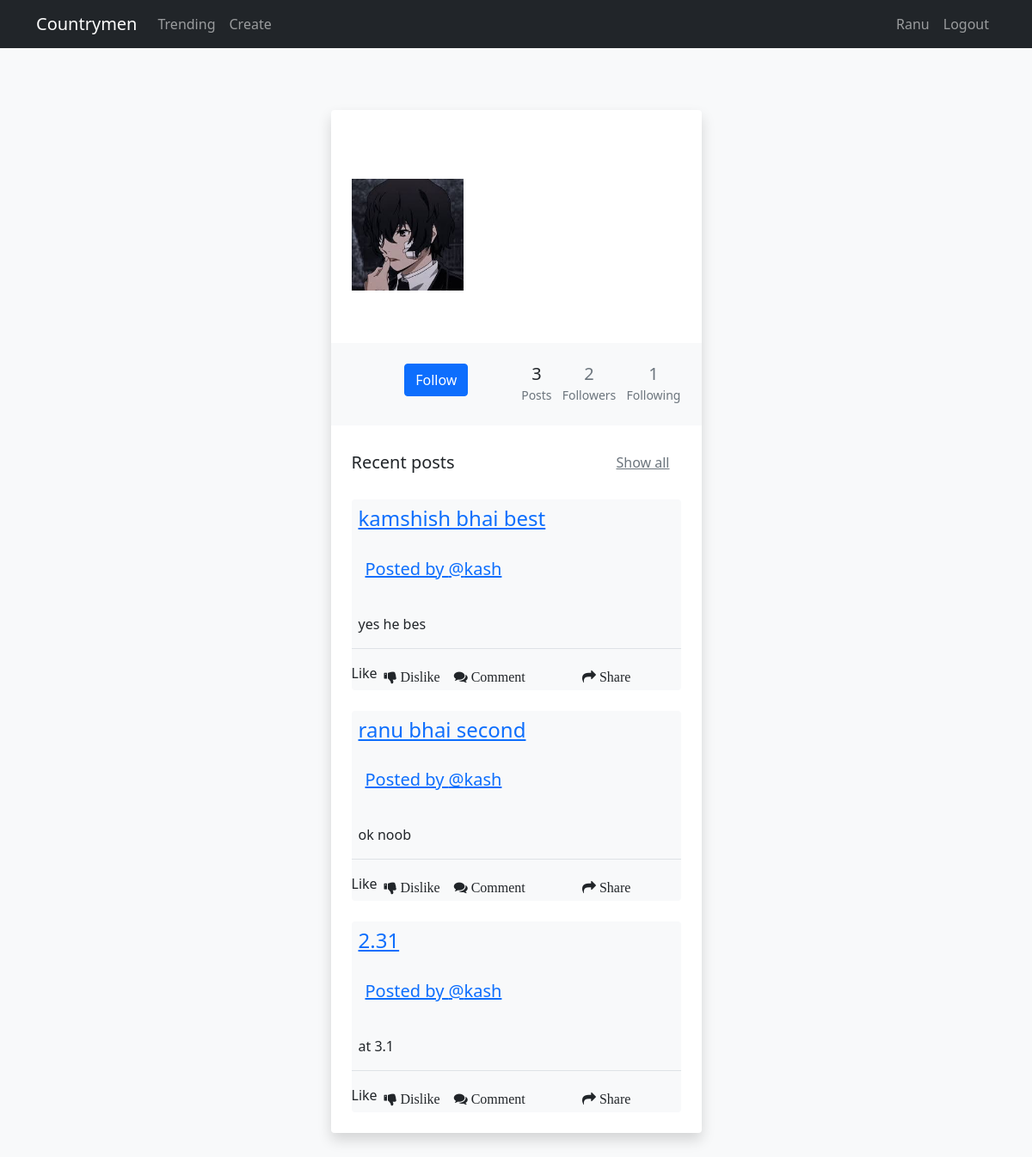
Screenshot of /users/kash (signed in) with the database file from the repository.
### agenda/models.py (models this page shows, shortened)
class Users(AbstractUser):
    username = models.CharField(max_length=20,primary_key=True)
    name  = models.CharField(max_length=30)
    image = models.CharField(max_length=20,default="default.jpg")
    email = models.EmailField(null=True)
    def __str__(self):
        return self.username

class Agenda(models.Model):
    title = models.CharField(max_length=100)
    text = models.TextField()
    date = models.DateTimeField(auto_now_add = True)
    author = models.ForeignKey(Users,on_delete=models.CASCADE)
    slug = models.SlugField(default='default',editable='False',max_length=100,null=False)

### agenda/views.py (the view)
# urls.py: path('users/<str:username>', user_profile,name='profile_view'),
def user_profile(request,username):
    user = Users.objects.get(username = username)
    posts = Agenda.objects.filter(author=user)
    context = {'user':user,
                'posts':posts}
    if request.user.is_authenticated:
        context['is_following'] = UserFollowing.objects.filter(following_user=request.user).filter(user=user).exists()
        context['followers_count'] = UserFollowing.objects.filter(user=user).count()
        context['following_count'] = UserFollowing.objects.filter(following_user=user).count()
    return render(request,'profile.html',context)

### templates/profile.html (shortened to what this page needs)
{% extends "layout.html" %} {% block content %}
<div class="row py-5 px-4">
    <div class="col-md-5 mx-auto">
        <div class="bg-white shadow rounded overflow-hidden">
            <div class="px-4 pt-0 pb-4 profile_cover">
                <div class="media align-items-end profile-head">
                    <div class="profile mr-3">
                        <img src="/media/{{user.image}}" alt="..." width="130" height="130" lass="rounded mb-2 img-thumbnail">
                    </div>
                    <div class="media-body mb-5 text-white">
                        <h4 class="mt-0 mb-0">{{user.name}}</h4>
                        <p class="small mb-4"> {{user.username}}</p>
                    </div>
                </div>
            </div>
            <div class="bg-light p-4 d-flex justify-content-end text-center">
                <span class="mx-auto">
                    {% if request.user.username != user.username%}
                    {% if is_following %}
                    <a href="{% url 'unfollow' user.username %}">
                        <button type="button" class="btn btn-danger btn-lg">UnFollow</button>
                    </a>
                    {% else %}
                    <a href="{% url 'follow' user.username %}">
                        <button type="button" class="btn btn-primary ">Follow</button>
                    </a>
                    {% endif %}
                    {% endif %}
                </span>
                <ul class="list-inline mb-0">
                    <li class="list-inline-item">
                        <h5 class="font-weight-bold mb-0 d-block">{{posts|length}}</h5><small class="text-muted">
                            </i>Posts</small>
                    </li>
                    <li class="list-inline-item">
                        <a href="{% url 'followers' user.username %}" class="text-decoration-none">
                            <h5 class="font-weight-bold mb-0 d-block text-muted">{{user.following.count}}</h5><small class="text-muted">
                            </i>Followers</small>
                        </a>
                    </li>
                    <li class="list-inline-item">
                        <a href="{% url 'following' user.username %}" class="text-decoration-none">
                            <h5 class="font-weight-bold mb-0 d-block text-muted">{{user.follower.count}}</h5><small class="text-muted"> </i>Following</small>
                        </a>
                    </li>
                </ul>
            </div>
            <div class="py-4 px-4">
                <div class="d-flex align-items-center justify-content-between mb-3">
                    <h5 class="mb-0">Recent posts</h5>
                    <a href="#" class="btn btn-link text-muted">Show all</a>
                </div>
                <div>
                    {% for post in posts %}
                    <a href="{% url 'agenda_view' post.slug %}">
                        <div class="post  mt-4 bg-light rounded border-0 ">
                            <h4 class="p-2">{{post.title}}</h4>
                            <h5 class="p-3">Posted by
                                <a href="{% url 'profile_view' post.author.username %}">
                                    @{{post.author}}{{post.Aye}}
                                </a>
                            </h5>
                            <p class="border-bottom p-2">{{post.text}}
                            </p>
                            <span class="d-flex">
                                Like
                                <i class="fa fa-thumbs-down p-2"> Dislike </i>
                                <i class="fa fa-comments p-2"> Comment </i>
                                <i class="fa fa-share p-2 m-auto"> Share </i>
                            </span>
                        </div>
                    </a>
                    {% endfor %}
                </div>
            </div>
        </div>
    </div>
</div>
{% endblock %}

### templates/layout.html (shortened to what this page needs)
<!doctype html>
<html>
    {% load static %}
<head>
    <link href="https://cdn.jsdelivr.net/npm/bootstrap@5.0.0-beta2/dist/css/bootstrap.min.css" rel="stylesheet">
    <link rel="stylesheet" href="https://cdnjs.cloudflare.com/ajax/libs/font-awesome/4.7.0/css/font-awesome.min.css">
    <link rel="stylesheet" type="text/css" href="{% static '/css/main.css' %}">
    <link rel="stylesheet" type="text/css" href="{% static '/css/trending.css' %}">
    <link rel="stylesheet" type="text/css" href="{% static '/css/profile.css' %}">
</head>
<body>
    <header class=" site-header no-gutters ">
        <nav class="navbar navbar-expand-md navbar-dark bg-dark fsixed-top">
            <div class="container ">
                <a class="navbar-brand mr-4 " href="{% url 'home' %} ">Countrymen</a>
                <div class="collapse navbar-collapse " id="navbarToggle ">
                    <div class="navbar-nav mr-auto ">
                        <a class="nav-item nav-link " href="{% url 'trending' %}">Trending</a>
                        <a class="nav-item nav-link " href="{% url 'create' %}">Create</a>
                    </div>
                </div>
                <div class="navbar-nav d-flex">
                    {% if request.user.is_authenticated %}
                    <a class="nav-item nav-link " href="{% url 'profile_view' request.user.username %}">{{request.user.username | title}}</a>
                    <a class="nav-item nav-link " href="{% url 'logout' %}">Logout</a>
                    {% endif %}
                </div>
            </div>
        </nav>
    </header>
    <main role="main " class="container mt-4">
            <div>
                {% block content %} {% endblock %}
            </div>
    </main>
</body>
</html>

### static/css/main.css (style rules this page uses)
* { margin: 0; padding: 0; box-sizing: border-box; }
body { background-color: #f8f9fa; }
span h5, p { line-height: 40px; }

### static/css/profile.css (style rules this page uses)
.profile-head { transform: translateY(5rem) }
.profile_cover { background-image: url(https://images.unsplash.com/photo-1530305408560-82d13781b33a?ixlib=rb-1.2.1&ixid=eyJhcHBfaWQiOjEyMDd9&auto=format&fit=crop&w=1352&q=80); background-size: cover; background-repeat: no-repeat }

### rows the page displays
Users: user.username "Ranu"
Users: image (picture), following.count "2", follower.count "1"
Agenda: title "kamshish bhai best", author "kash", text "yes he bes"
Agenda: title "ranu bhai second", author "kash", text "ok noob"
Agenda: title "2.31", author "kash", text "at 3.1"

### other values shown
{{ posts|length }} "3"
